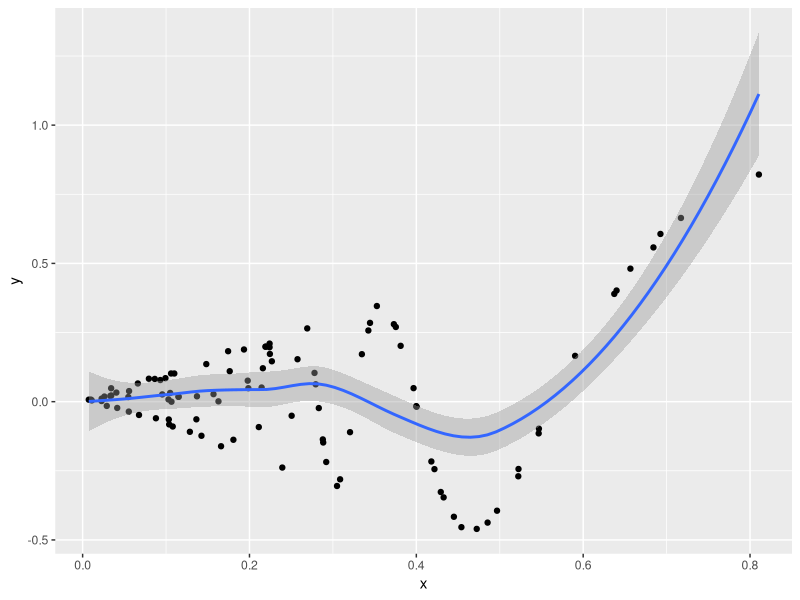
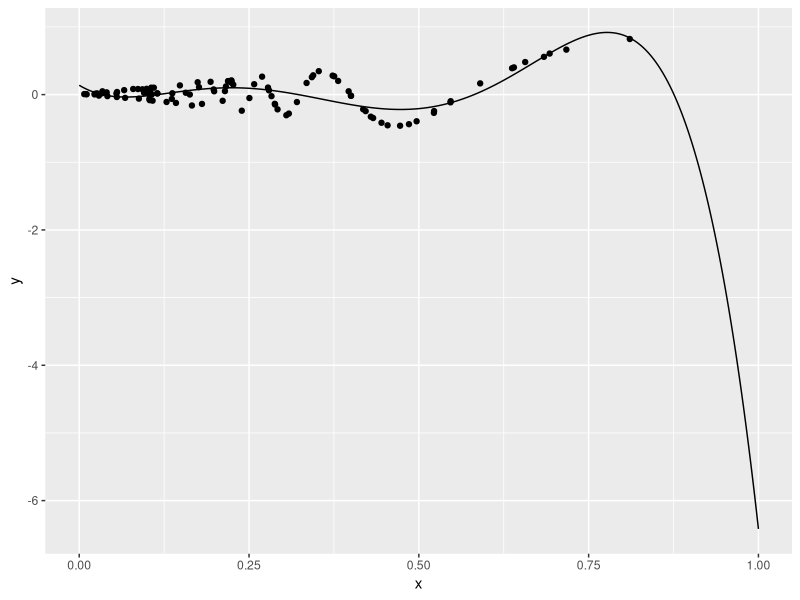
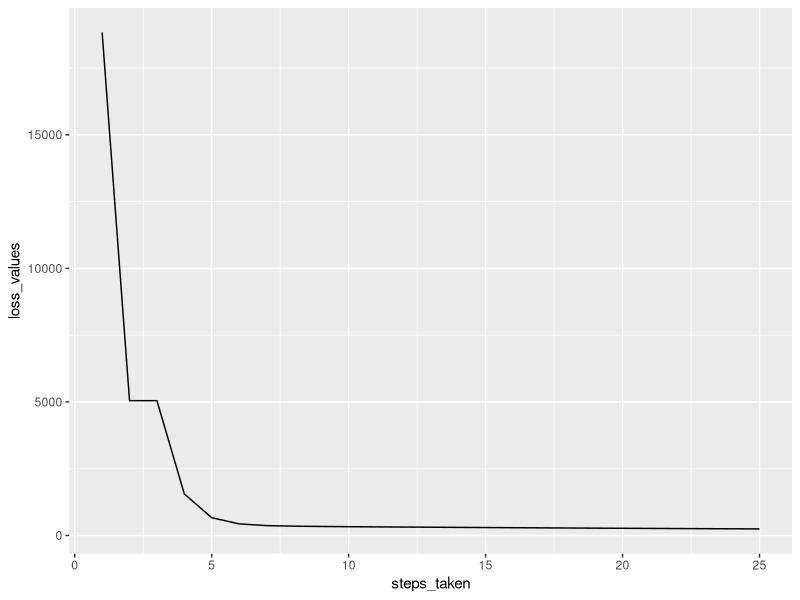
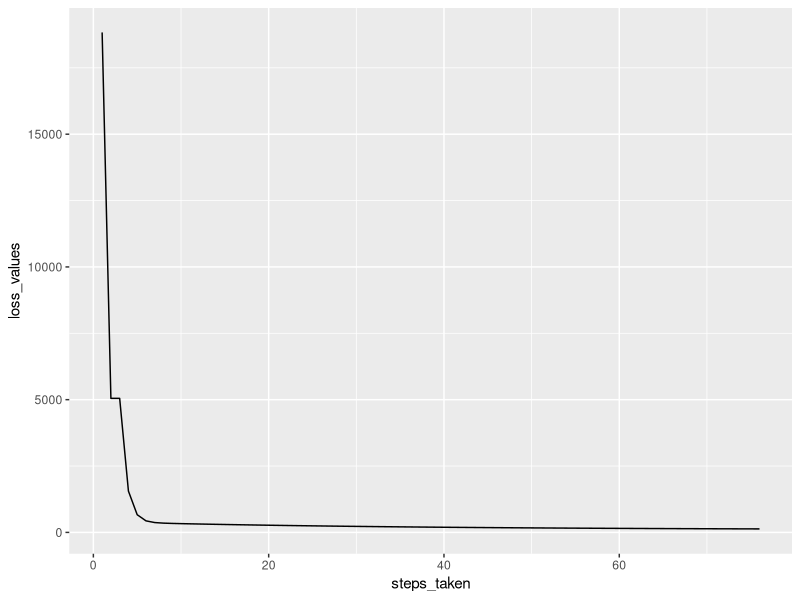
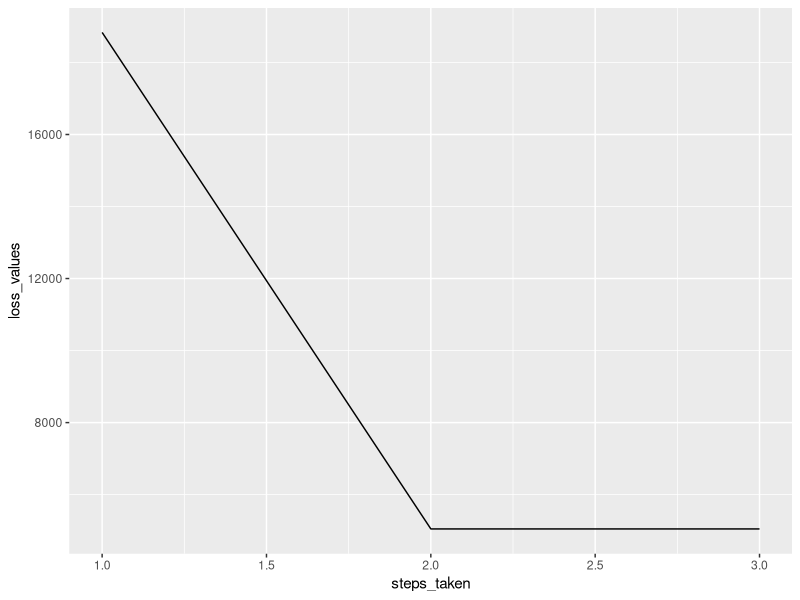
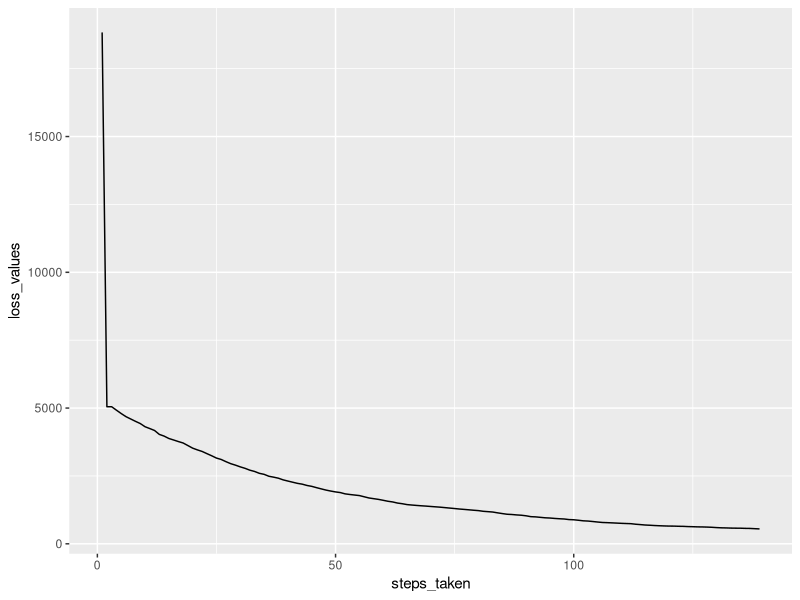
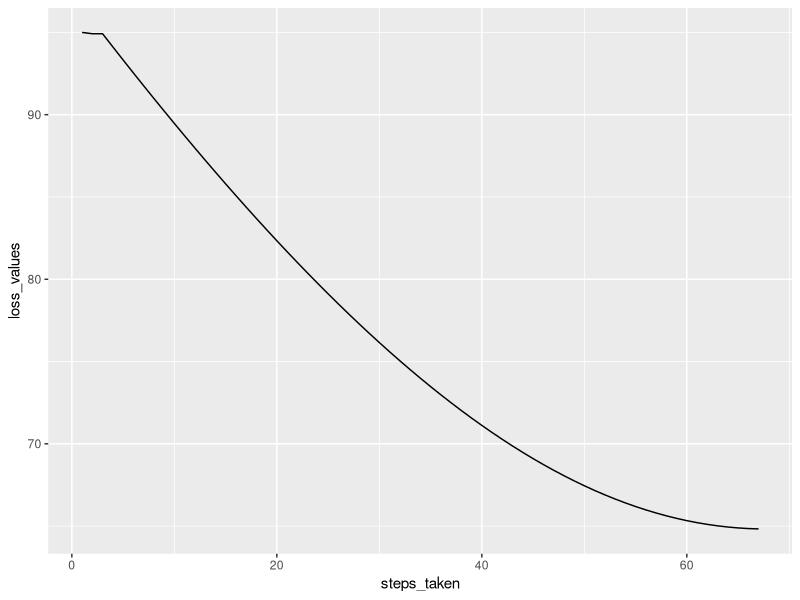
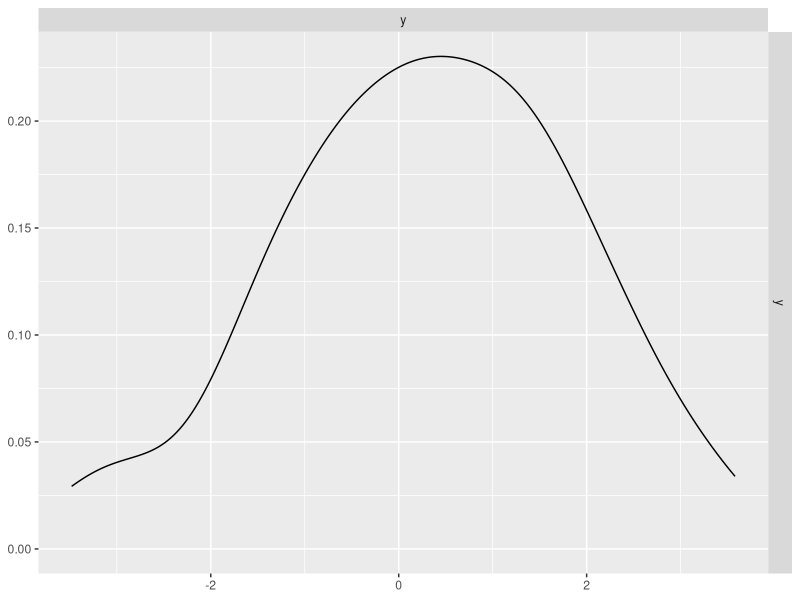

The R source for these figures, in order:
## ---- chunk 1
knitr::opts_chunk$set(echo = TRUE)
## ---- chunk 2
library(tidyverse) 
library(broom)     
library(modelr)    
library(GGally)
## ---- chunk 3
set.seed(42)
## ---- chunk 4
ff <- function(x) x * sin(1/x**2)
## ---- chunk 5
nn <- 100
noise_level <- .01

x <- rbeta(nn, 1, 3) 
y <- ff(x) + rnorm(nn, sd = noise_level)

training_data <- data.frame(x = x, y = y)

ggplot(training_data, aes(x, y)) + 
  geom_point() +
  geom_smooth()
## ---- chunk 6
lm_poly <- lm(y ~ poly(x, 5), data = training_data)
## ---- chunk 7
x_grid <- data_grid(
  training_data,
  x = seq(from = 0, to = 1, length.out = 500)
)

augment(lm_poly, newdata = x_grid) %>% 
  ggplot(aes(x = x, y = y)) + 
  geom_line(aes(y = .fitted)) + 
  geom_point(data = training_data)
## ---- chunk 8

plot_loss <- function(loss_values, steps_taken)
{
  #' Plot loss function by steps taken
  #'
  #'@param loss_values vector
  #'@param steps_taken vector
  
  ggplot(data.frame(loss_values = loss_values, steps_taken = steps_taken), 
       aes(y = loss_values, x = steps_taken)) + 
  geom_line()
  
}

compare_estimates <- function(true_param, estimated_param, X, y)
{
  #' Compares own estimator with the truth and with OLS
  #'
  #'@param true_param vector, dim = (p x 1) 
  #'@param estimated_param vector, dim = (p x 1)
  #'@param X matrix, dim = (n x p)
  #'@param y vector, dim = (n x 1)
  
  data.frame(
  true_beta = beta, 
  descent_beta = next_beta, 
  OLS_beta = coef(lm(y ~ X -1))
  )
}

## ---- chunk 9
least_squares_loss <- function(X, Y, beta)
{
  #' Returns least squares loss
  #'
  #'@param X matrix, dim = (n x p)
  #'@param y vector, dim = (n x 1)
  #'@param beta vector, dim = (p x 1)

  sum((Y - X %*% beta)**2)
}

least_squares_gradient <- function(X,Y, beta)
{
  #' Returns least squares gradient
  #'
  #'@param X matrix, dim = (n x p)
  #'@param y vector, dim = (n x 1)
  #'@param beta vector, dim = (p x 1)

  -2 * t(X) %*% (Y - X %*% beta)
}
## ---- chunk 10
nn <- 100; pp <- 10

X <- matrix(runif(nn*pp), nrow = nn)
beta <- rpois(pp, lambda = 3)
y <- X %*% beta + rnorm(nn)

least_squares_loss(X,y,beta)
least_squares_gradient(X,y,beta)
## ---- chunk 11
step_size <- .001
init_step <- .001
max_steps <- 25

loss_values <- c()
all_steps <- 1:2
n_steps <- 2

beta_0 <- rep(0, pp)

prev_loss <- least_squares_loss(X, y, beta_0)
prev_grad <- least_squares_gradient(X,y, beta_0)

next_beta <- beta_0 - init_step * prev_grad
next_loss <- least_squares_loss(X,y, next_beta)

prev_beta <- next_beta
loss_values <- c(prev_loss, next_loss)

while (n_steps < max_steps) 
{
  next_grad <- least_squares_gradient(X,y, prev_beta)
  next_beta <- prev_beta - step_size * next_grad
  
  prev_beta <- next_beta 
  prev_loss <- next_loss
  
  loss_values <- c(loss_values, next_loss)
  n_steps <- n_steps + 1
  all_steps <- c(all_steps, n_steps)
  next_loss <- least_squares_loss(X, y, next_beta)
}

## ---- chunk 12
plot_loss(loss_values, all_steps)

compare_estimates(beta, next_beta, X, y)
## ---- chunk 13
step_size <- .001
init_step <- .001
min_decrease <- 1
max_steps <- 1000

loss_values <- c()
all_steps <- 1:2
n_steps <- 2

beta_0 <- rep(0, pp)

prev_loss <- least_squares_loss(X, y, beta_0)
prev_grad <- least_squares_gradient(X,y, beta_0)

next_beta <- beta_0 - init_step * prev_grad
next_loss <- least_squares_loss(X,y, next_beta)

prev_beta <- next_beta
loss_values <- c(prev_loss, next_loss)

while (prev_loss - next_loss > min_decrease & n_steps < max_steps) 
{
  next_grad <- least_squares_gradient(X,y, prev_beta)
  next_beta <- prev_beta - step_size * next_grad
  
  prev_beta <- next_beta 
  prev_loss <- next_loss
  
  loss_values <- c(loss_values, next_loss)
  n_steps <- n_steps + 1
  all_steps <- c(all_steps, n_steps)
  next_loss <- least_squares_loss(X, y, next_beta)
}
## ---- chunk 14
plot_loss(loss_values, all_steps)

compare_estimates(beta, next_beta, X, y)
## ---- chunk 15
Barzilai_Borwein_step <- function(next_beta, prev_beta, next_grad, prev_grad)
{
  #' Computes step size using the Barzilai-Borwein method
  #'
  #'@param next_beta vector, dim = (p x 1)
  #'@param prev_beta vector, dim = (p x 1)
  #'@param next_grad vector, dim = (p x 1)
  #'@param prev_grad vector, dim = (p x 1)
  
  numerator <- (next_beta - prev_beta) * (next_grad - prev_grad) %>%
    sum() %>% 
    abs()
  
  denominator <- (next_grad - prev_grad) ** 2 %>% sum() 
    
  return(numerator / denominator)
}
## ---- chunk 16
step_size <- .001
init_step <- .001
min_decrease <- 1
max_steps <- 1000

loss_values <- c()
all_steps <- 1:2
n_steps <- 2

beta_0 <- rep(0, pp)

prev_loss <- least_squares_loss(X, y, beta_0)
prev_grad <- least_squares_gradient(X,y, beta_0)

next_beta <- beta_0 - init_step * prev_grad
next_loss <- least_squares_loss(X,y, next_beta)

prev_beta <- next_beta
loss_values <- c(prev_loss, next_loss)

while (prev_loss - next_loss > min_decrease & n_steps < max_steps) 
{
  next_grad <- least_squares_gradient(X,y, prev_beta)
  loc_step <- Barzilai_Borwein_step(next_beta, prev_beta, next_grad, prev_grad)
  next_beta <- prev_beta - loc_step * next_grad
  
  prev_beta <- next_beta 
  prev_loss <- next_loss
  
  loss_values <- c(loss_values, next_loss)
  n_steps <- n_steps + 1
  all_steps <- c(all_steps, n_steps)
  next_loss <- least_squares_loss(X, y, next_beta)
}
## ---- chunk 17
plot_loss(loss_values, all_steps)

compare_estimates(beta, next_beta, X, y)
## ---- chunk 18
step_size <- .001
init_step <- .001
min_decrease <- 1
max_steps <- 1000

batch_size <- 2

loss_values <- c()
all_steps <- 1:2
n_steps <- 2

beta_0 <- rep(0, pp)

prev_loss <- least_squares_loss(X, y, beta_0)
prev_grad <- least_squares_gradient(X,y, beta_0)

next_beta <- beta_0 - init_step * prev_grad
next_loss <- least_squares_loss(X,y, next_beta)

prev_beta <- next_beta
loss_values <- c(prev_loss, next_loss)

while (prev_loss - next_loss > min_decrease & n_steps < max_steps) 
{
  selected_ind <- sample(1:pp, batch_size)
  X_batch <- X[selected_ind,] 
  y_batch <- y[selected_ind]
  
  next_grad <- least_squares_gradient(X_batch, y_batch, prev_beta)
  next_beta <- prev_beta - step_size * next_grad
  
  prev_beta <- next_beta 
  prev_loss <- next_loss
  
  loss_values <- c(loss_values, next_loss)
  n_steps <- n_steps + 1
  all_steps <- c(all_steps, n_steps)
  next_loss <- least_squares_loss(X, y, next_beta)
}
## ---- chunk 19
plot_loss(loss_values, all_steps)

compare_estimates(beta, next_beta, X, y)
## ---- chunk 20
nn <- 100 
pp <- 10
sparsity <- 2

X <- matrix(rnorm(nn*pp), nrow = nn)

beta <- c(rep(1, sparsity), rep(0, pp - sparsity))

mu <- X %*% beta
px <- exp(mu)/(1+exp(mu))
y <- rbinom(nn, 1, px)
## ---- chunk 21
logistic_log_likelihood <- function(X, y, beta)
{
  #' Computes the logistic log-likelihood function
  #'
  #'@param y vector, dim = (n x 1)
  #'@param X matrix, dim = (n x p) 
  #'@param beta vector, dim = (p x 1)

  term_1 <- y * log(1/(1+exp(-(X %*% beta)))) 
    
  term_2 <- (1-y) * log(1/(1+exp(-(X %*% beta))))
  
  return(
    - (term_1 + term_2) %>% sum()
  )
}
## ---- chunk 22
secant_numerical_derivative <- function(X, y, beta, ff)
{
  #' Finds vector of partial derivatives using the secant method
  #'
  #'@param X matrix, dim = (n x p)
  #'@param y vector, dim = (n x 1)
  #'@param beta vector, dim = (p x 1)
  #'@param ff function, (X, y, beta) \mapsto R^+
  
  pp <- length(beta_0)
  eps <- 1
  numeric_derivative <- numeric(pp)

  for (ii in 1:pp)
    {
    beta_plus_eps <- beta_0 + c(rep(0,ii-1), eps, rep(0,pp-ii))
    beta_minus_eps <- beta_0 + c(rep(0,ii-1), -eps, rep(0,pp-ii))
  
    numeric_derivative[ii] <- (ff(X, y, beta_plus_eps) - ff(X, y, beta_minus_eps)) / (2 * eps)
  }

  return(numeric_derivative)
}
## ---- chunk 23
step_size <- .001
init_step <- .0001
min_decrease <- .01
max_steps <- 1000

loss_values <- c()
all_steps <- 1:2
n_steps <- 2

beta_0 <- runif(pp)

prev_loss <- logistic_log_likelihood(X, y, beta_0)
prev_grad <- secant_numerical_derivative(X, y, beta_0, ff = logistic_log_likelihood)

next_beta <- beta_0 - init_step * prev_grad
next_loss <- logistic_log_likelihood(X, y, next_beta)

prev_beta <- next_beta
loss_values <- c(prev_loss, next_loss)

while (prev_loss - next_loss > min_decrease & n_steps < max_steps) 
{
  next_grad <- secant_numerical_derivative(X, y, prev_beta, ff = logistic_log_likelihood)
  next_beta <- prev_beta - step_size * next_grad
  
  prev_beta <- next_beta 
  prev_loss <- next_loss
  
  loss_values <- c(loss_values, next_loss)
  n_steps <- n_steps + 1
  all_steps <- c(all_steps, n_steps)
  next_loss <- logistic_log_likelihood(X, y, next_beta)
}
## ---- chunk 24
plot_loss(loss_values, all_steps)
## ---- chunk 25
data.frame(
  true_beta = beta, 
  glm_beta = glm(y ~ X - 1, family = "binomial")$coef, 
  descent_beta = next_beta
)
## ---- chunk 26
nn <- 100
pp <- 200
sparsity <- 3

X <- matrix(rnorm(nn*pp), nrow = nn)
beta <- c(rep(1, sparsity), rep(0, pp - sparsity))
y <- X %*% beta

train_hd <- data.frame(y = y, x = x)
## ---- chunk 27
train_hd %>% 
  select(y, num_range("x.", 1:6)) %>%
  ggpairs(progress = F)
